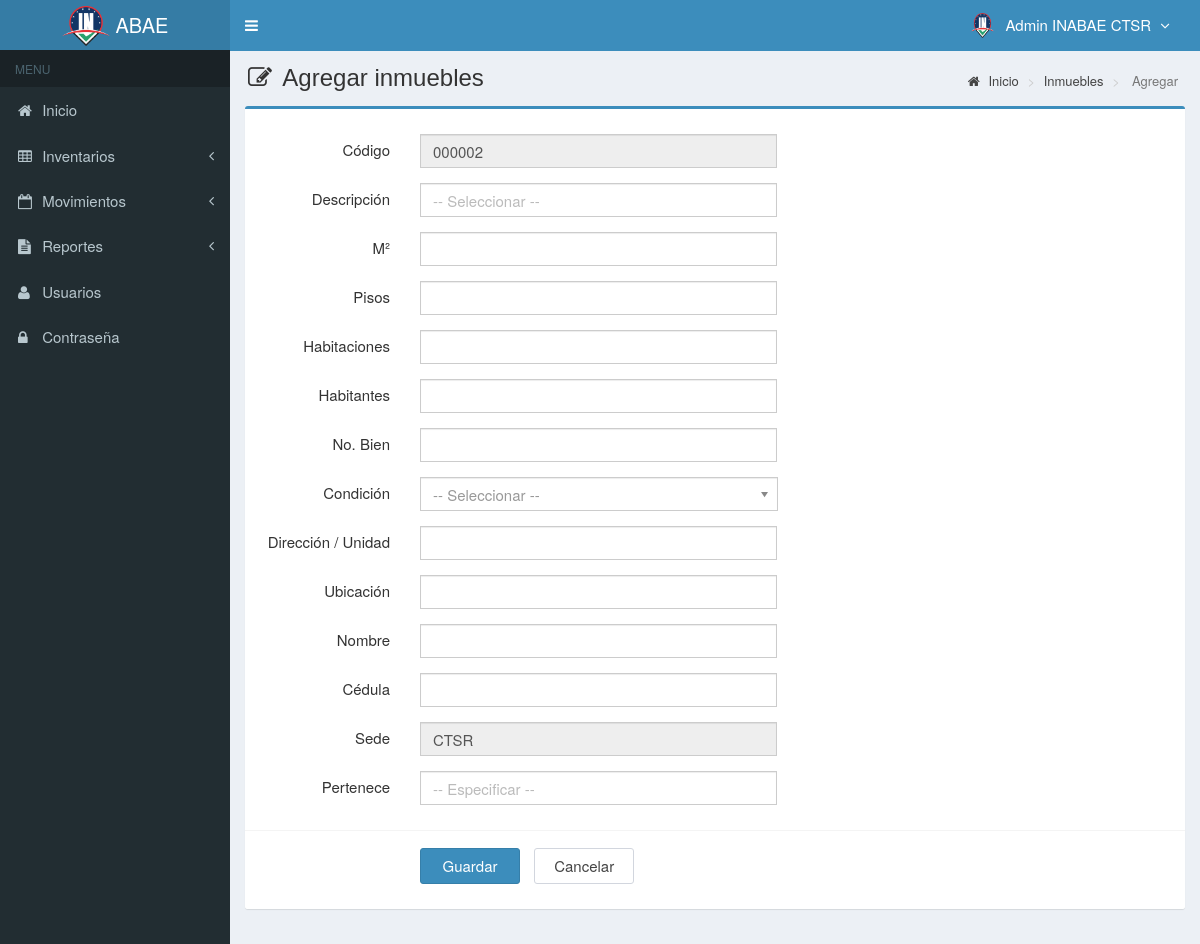
The app's page /main.php?module=form_inmuebles&form=add (signed in), older data.
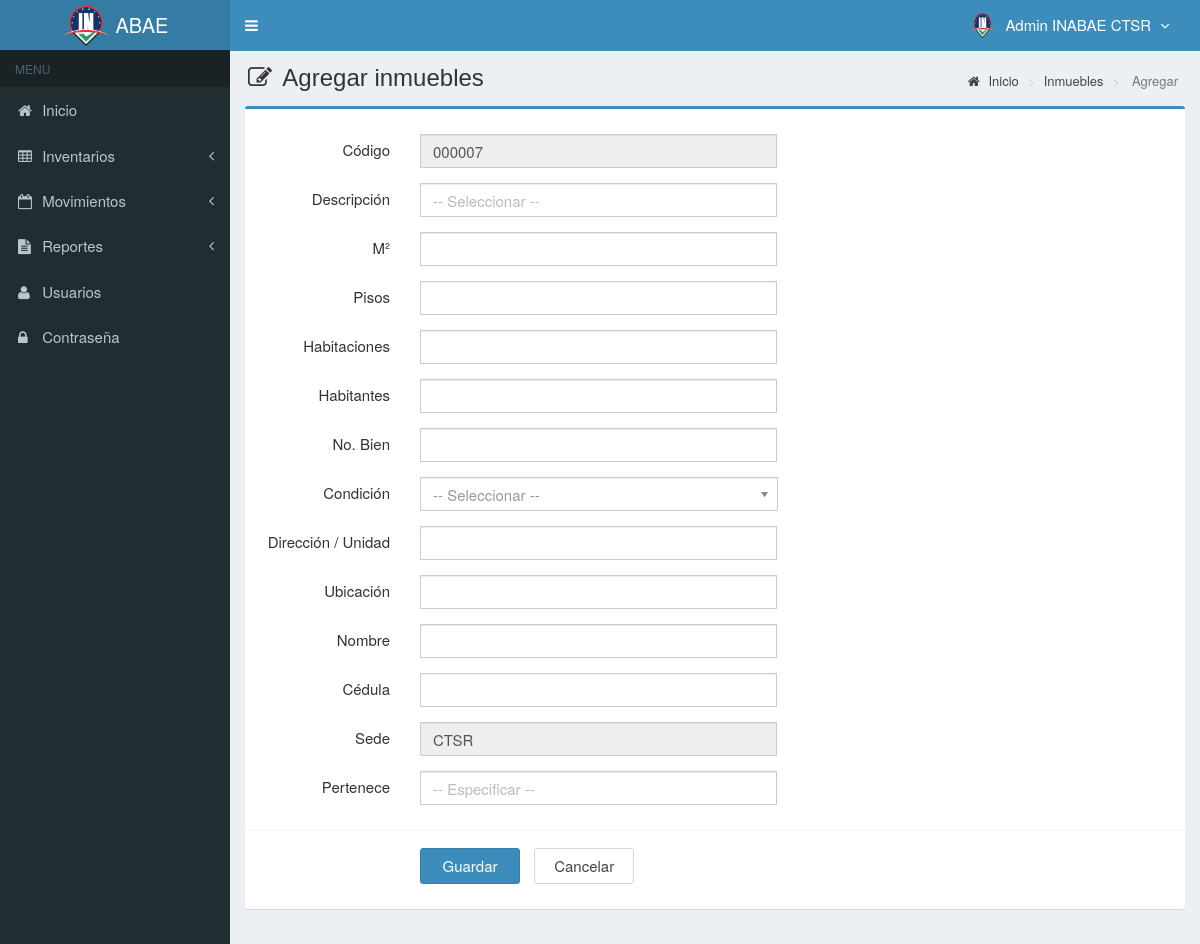
The same page, newer data.
### tables this page shows
CREATE TABLE `inmuebles` (
  `codigo` varchar(50) NOT NULL,
  `descripcion` varchar(300) DEFAULT NULL,
  `metrosCuadrados` varchar(100) DEFAULT NULL,
  `tipo` varchar(300) DEFAULT NULL,
  `nmroCuartos` int(10) DEFAULT NULL,
  `condicion` varchar(300) DEFAULT NULL,
  `estado` enum('chequeado','nochequeado') DEFAULT 'nochequeado',
  `categoria` varchar(300) DEFAULT NULL,
  `pisos` varchar(10) DEFAULT NULL,
  `responsable` varchar(300) DEFAULT NULL,
  `cedula` varchar(20) DEFAULT NULL,
  `direccion` varchar(300) DEFAULT NULL,
  `habitantes` int(10) DEFAULT NULL,
  `sede` varchar(100) DEFAULT NULL,
  `created_user` varchar(50) DEFAULT NULL,
  `updated_user` varchar(50) DEFAULT NULL,
  `created_date` timestamp NULL DEFAULT NULL,
  `update_date` timestamp NULL DEFAULT NULL,
  `bienesN` varchar(11) DEFAULT NULL,
  `unidad` varchar(100) NOT NULL DEFAULT 'N/A',
  `pertenece` varchar(100) DEFAULT NULL
);

### modules/inmuebles/form.php (the view, shortened to what the changed rows need)
<?php
if ($_GET['form']=='add') { ?>
  <section class="content-header">
    <h1>
      <i class="fa fa-edit icon-title"></i> Agregar inmuebles
    </h1>
    <ol class="breadcrumb">
      <li><a href="?module=start"><i class="fa fa-home"></i> Inicio </a></li>
      <li><a href="?module=inmuebles"> Inmuebles </a></li>
      <li class="active"> Agregar </li>
    </ol>
  </section>
  <section class="content">
    <div class="row">
      <div class="col-md-12">
        <div class="box box-primary">
          <form role="form" class="form-horizontal" action="modules/inmuebles/proses.php?act=insert" method="POST">
            <div class="box-body">
              <?php
              $sede = $_SESSION['sede'];
              $query_id = mysqli_query($mysqli, "SELECT codigo FROM inmuebles
                                                ORDER BY codigo DESC LIMIT 1")
                                                or die('error '.mysqli_error($mysqli));
              ?>
              <?php
              $count = mysqli_num_rows($query_id);
              if ($count <> 0) {
                  $data_id = mysqli_fetch_assoc($query_id);
                  $codigo = $data_id['codigo']+1;
              } else {
                  $codigo = 1;
              }
              $buat_id   = str_pad($codigo, 6, "0", STR_PAD_LEFT);
              $codigo = "$buat_id";
              ?>
              <div class="form-group">
                <label class="col-sm-2 control-label">Código </label>
                <div class="col-sm-5">
                  <input type="tet"  class="form-control" name="codigo" value="<?php echo $codigo; ?>" readonly required>
                </div>
              </div>
              <div class="form-group">
                <label class="col-sm-2 control-label">Descripción</label>
                <div class="col-sm-5">
                <input class="form-control" list="datalistOptions" name="descripcion" id="exampleDataList" placeholder="-- Seleccionar --" required>
               </div>
             </div>
              <div class="form-group">
                <label class="col-sm-2 control-label">M²</label>
                <div class="col-sm-5">
                  <input type="text" class="form-control" name="metrosCuadrados" onkeypress="return validaNumericos(event)" onpaste="return false" autocomplete="off" required>
                </div>
              </div>
              <div class="form-group">
                <label class="col-sm-2 control-label">Pisos</label>
                <div class="col-sm-5">
                  <input type="text" class="form-control" name="pisos" onkeypress="return validaNumericos(event)" onpaste="return false" autocomplete="off" required>
                </div>
              </div>
              <div class="form-group">
                <label class="col-sm-2 control-label">Habitaciones </label>
                <div class="col-sm-5">
                  <input type="text" class="form-control" name="nmroCuartos" onkeypress="return validaNumericos(event)" onpaste="return false" autocomplete="off" required>
                </div>
              </div>
              <div class="form-group">
                <label class="col-sm-2 control-label">Habitantes</label>
                <div class="col-sm-5">
                  <input type="text" class="form-control" name="habitantes" onkeypress="return validaNumericos(event)" onpaste="return false" autocomplete="off" required>
                </div>
              </div>
              <div class="form-group">
                <label class="col-sm-2 control-label">No. Bien</label>
                <div class="col-sm-5">
                  <input type="text" class="form-control" name="bienesN" autocomplete="off" required>
                </div>
              </div>
              <div class="form-group">
                <label class="col-sm-2 control-label">Condición</label>
                <div class="col-sm-5">
                </div>
              </div>
              <div class="form-group">
                <label class="col-sm-2 control-label">Dirección / Unidad</label>
                <div class="col-sm-5">
                  <input type="text" class="form-control" name="unidad" autocomplete="off" required>
                </div>
              </div>
              <div class="form-group">
                <label class="col-sm-2 control-label">Ubicación</label>
                <div class="col-sm-5">
                  <input type="text" class="form-control" name="direccion" autocomplete="off" required>
                </div>
              </div>
              <div class="form-group">
                <label class="col-sm-2 control-label">Nombre</label>
                <div class="col-sm-5">
                  <input type="text" class="form-control" name="responsable" autocomplete="off" required>
                </div>
              </div>
              <div class="form-group">
                <label class="col-sm-2 control-label">Cédula</label>
                <div class="col-sm-5">
                  <input type="text" class="form-control" name="cedula" onkeypress="return validaNumericos(event)" onpaste="return false" autocomplete="off" required>
                </div>
              </div>
              <div class="form-group">
                <label class="col-sm-2 control-label">Sede</label>
                <div class="col-sm-5">
                  <input type="text" class="form-control" name="sede" value="<?php echo $sede; ?>" autocomplete="off" readonly required>
                </div>
              </div>
              <div class="form-group" >
                <label class="col-sm-2 control-label">Pertenece</label>
                <div class="col-sm-5">
                <input class="form-control" list="item" type="text" placeholder="-- Especificar --" name="pertenece" autocomplete="off" required>
                </div>
              </div>
            </div>
            <div class="box-footer">
              <div class="form-group">
                <div class="col-sm-offset-2 col-sm-10">
                  <input type="submit" class="btn btn-primary btn-submit" name="Guardar" value="Guardar">
                  <a href="?module=inmuebles" class="btn btn-default btn-reset">Cancelar</a>
                </div>
              </div>
            </div>
          </form>
        </div>
      </div>
    </div>
  </section>
<?php
}
?>

Row changes from the older to the newer data that the page shows:
no longer on this page (row edited): inmuebles: codigo "000002"
added inmuebles: codigo "000007"
